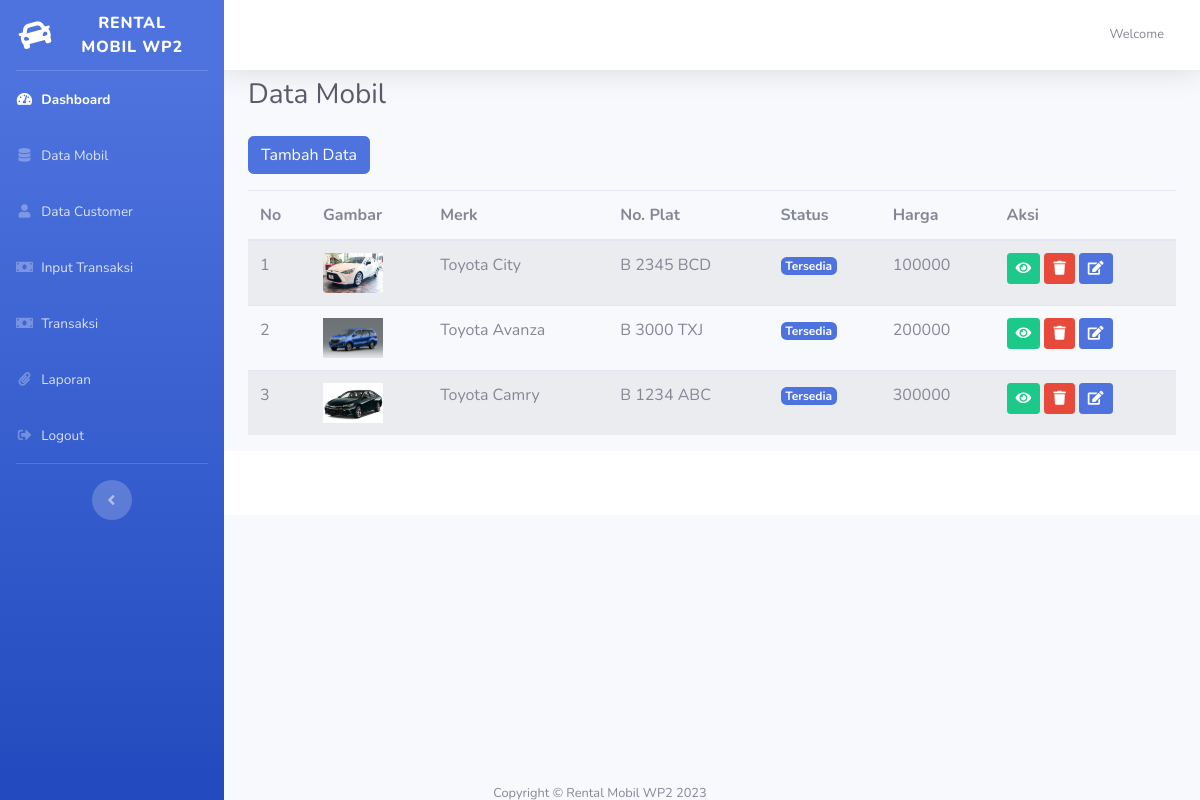
Screenshot of /index.php/admin/data_mobil with the database file from the repository.
### tables this page shows
CREATE TABLE `mobil` (
  `id_mobil` int(11) NOT NULL,
  `merk` varchar(128) NOT NULL,
  `no_plat` varchar(20) NOT NULL,
  `warna` varchar(20) NOT NULL,
  `tahun` varchar(4) NOT NULL,
  `status` varchar(50) NOT NULL,
  `harga` int(128) NOT NULL,
  `denda` int(128) NOT NULL,
  `gambar` varchar(255) NOT NULL
);

### application/controllers/admin/data_mobil.php (called while the page is built, shortened)
<?php
class data_mobil extends CI_Controller{
    public function index()
    {
        $data['mobil'] = $this->rental_model->get_data('mobil')->result();
        $this->load->view('templates_admin/header');
        $this->load->view('templates_admin/sidebar');
        $this->load->view('templates_admin/topbar');
        $this->load->view('admin/data_mobil',$data);
        $this->load->view('templates_admin/footer');
    }
}
?>

### index.php (called while the page is built, shortened)
<?php
require_once BASEPATH.'core/CodeIgniter.php';

### application/models/rental_model.php (called while the page is built, shortened)
<?php
class Rental_model extends CI_Model{
    public function get_data($table){
        return $this->db->get($table);
    }
}
?>

### application/views/admin/data_mobil.php (the view, shortened to what this page needs)
<div class="container-fluid">
    <div class="d-sm-flex align-items-center justify-content-between mb-4">
        <h1 class="h3 mb-0 text-gray-800">Data Mobil</h1>
    </div>
    <a href="<?= base_url('admin/data_mobil/tambah_mobil')?>" class="btn btn-primary mb-3">Tambah Data</a>
    <table class="table table-hover table-striped table-borderd">
        <thead>
            <tr>
                <th>No</th>
                <th>Gambar</th>
                <th>Merk</th>
                <th>No. Plat</th>
                <th>Status</th>
                <th>Harga</th>
                <th>Aksi</th>
            </tr>
        </thead>
        <tbody>
            <?php
            $no=1;
                foreach($mobil as $mb) :
            ?>
            <tr>
                <td><?= $no++ ?></td>
                <td>
                    <img width="60px" src="<?= base_url().'assets/upload/'.$mb->gambar?>" alt="">
                </td>
                <td><?= $mb->merk?></td>
                <td><?= $mb->no_plat?></td>
                <td>
                    <?php
                if ($mb->status == "0"){
                    echo "<span class ='badge badge-danger'>Tidak Tersedia</span>";
                }else {
                    echo "<span class ='badge badge-primary'>Tersedia</span>";
                }
                ?>
                </td>
                <td><?= $mb->harga?></td>
                <td>
                    <a href="<?= base_url('admin/data_mobil/detail_mobil/').$mb->id_mobil?>"
                        class="btn btn-sm btn-success"><i class="fas fa-eye"></i></a>
                    <a href="<?= base_url('admin/data_mobil/delete_mobil/').$mb->id_mobil?>"
                        class="btn btn-sm btn-danger"><i class="fas fa-trash"></i></a>
                    <a href="<?= base_url('admin/data_mobil/update_mobil/').$mb->id_mobil?>"
                        class="btn btn-sm btn-primary"><i class="fas fa-edit"></i></a>
                </td>
            </tr>
            <?php
                endforeach;
            ?>
        </tbody>
    </table>
</div>

### rows the page displays
mobil: gambar (picture), merk "Toyota City", no_plat "B 2345 BCD", status "Tersedia", harga "100000"
mobil: gambar (picture), merk "Toyota Avanza", no_plat "B 3000 TXJ", status "Tersedia", harga "200000"
mobil: gambar (picture), merk "Toyota Camry", no_plat "B 1234 ABC", status "Tersedia", harga "300000"
